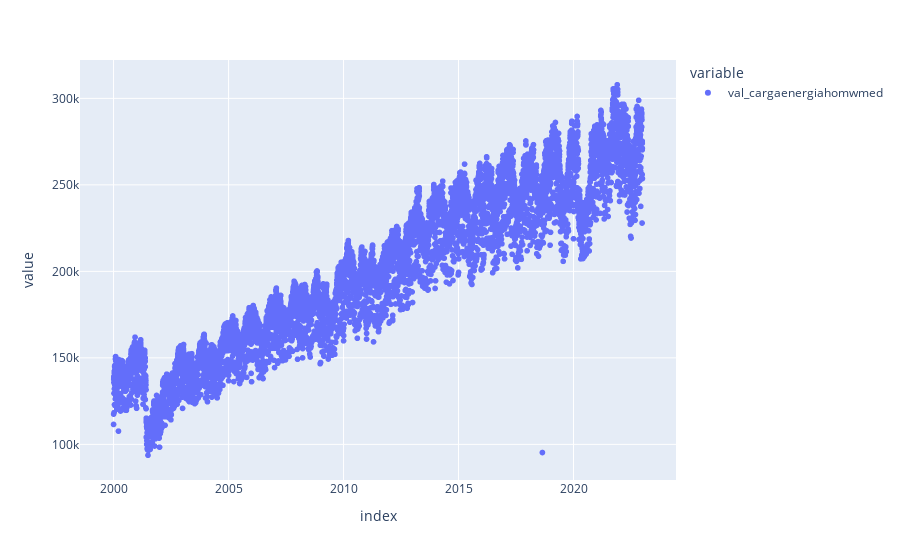

Notebook code cell kept with this figure:
### Code cell
px.scatter(carga_diaria.drop(labels=carga_diaria.loc[carga_diaria == 0].index))

### Figure 1 — Plotly figure (JSON) as saved in the notebook; plotly's stock layout.template omitted (floating-point values rounded to 4 significant figures; data arrays with more than 128 entries replaced by an {"elided": "..."} marker saying what was removed)
{"data": [{"hovertemplate": "variable=val_cargaenergiahomwmed<br>index=%{x}<br>value=%{y}<extra></extra>", "legendgroup": "val_cargaenergiahomwmed", "marker": {"color": "#636efa", "symbol": "circle"}, "mode": "markers", "name": "val_cargaenergiahomwmed", "showlegend": true, "type": "scattergl", "x": {"elided": "8389 str values"}, "xaxis": "x", "y": {"elided": "8389 float values"}, "yaxis": "y"}], "layout": {"legend": {"title": {"text": "variable"}, "tracegroupgap": 0}, "margin": {"t": 60}, "xaxis": {"anchor": "y", "domain": [0, 1], "title": {"text": "index"}}, "yaxis": {"anchor": "x", "domain": [0, 1], "title": {"text": "value"}}}}
